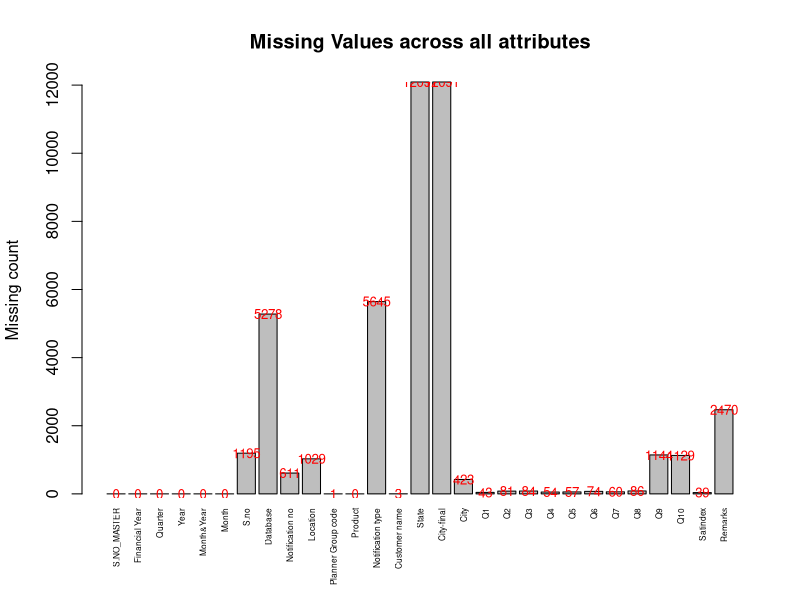
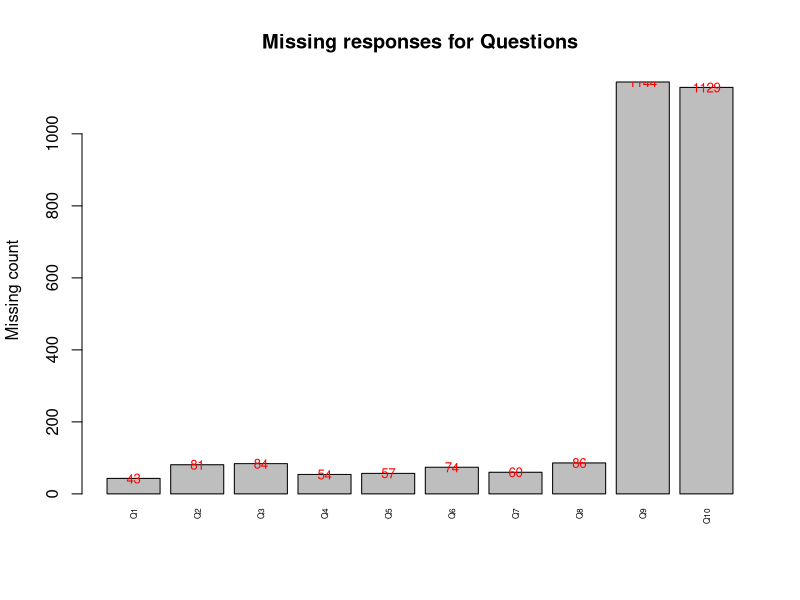
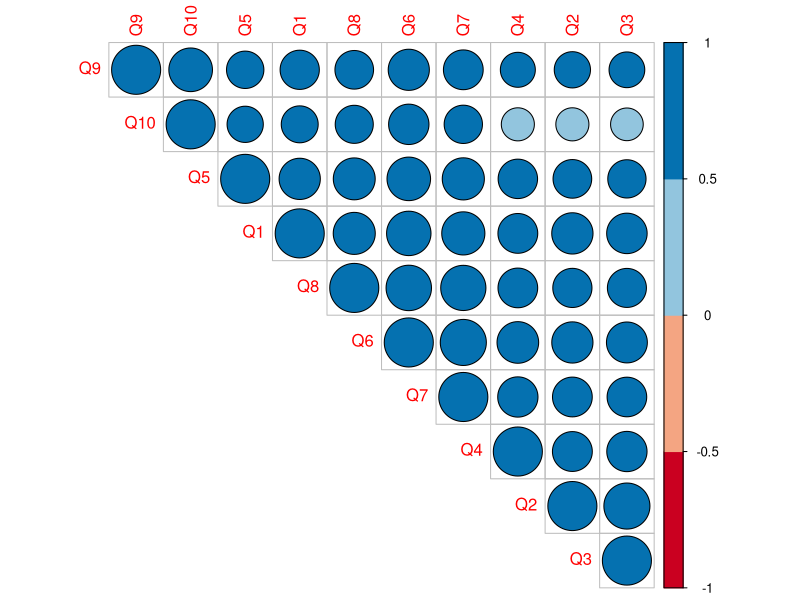

Recreate these plots in R, in order.
### Focus       		: Feature Engineering on Customer Satisfaction dataset           
### CreatedOn   		: 05-sep-2017 
### Author      		: Ravindranadh 
### Location    		: GreatLakes Institute of Managment, Chennai
### ProjectName 		:
### Latest Revision : V 1.0

### data set Reading
require(readxl)
dataset = read_excel('Workingdata.xlsx')
names(dataset)
colnames(dataset) = c(colnames(dataset[,1:17]),'Q1','Q2','Q3','Q4','Q5','Q6','Q7','Q8','Q9','Q10',colnames(dataset[,28]),'Remarks')

### Missing value Analysis
Missing_data_Check <- function(data_set){
  NA_Count = sapply(data_set,function(y) sum(length(which(is.na(y))))) 
  Null_Count = sapply(data_set,function(y) sum(length(which(is.null(y)))))
  Length0_Count = sapply(data_set,function(y) sum(length(which(length(y)==0))))
  Empty_Count = sapply(data_set,function(y) sum(length(which(y==''))))
  Total_NonData = NA_Count+Null_Count+Length0_Count+Empty_Count
  return( Total_NonData )
}

Missing_Values = Missing_data_Check(dataset)
MissingValuesPlot = barplot(Missing_Values,col = 'gray',
                            main ='Missing Values across all attributes',
                            xlab = '',ylab = "Missing count",xaxt = 'n')
text(x = MissingValuesPlot, y = Missing_Values,
     label = Missing_Values,col = "red", cex = 0.8)
axis(1, at=MissingValuesPlot, labels=names(Missing_Values), 
     tick=FALSE, las=2, line=-0.5, cex.axis=0.5)

MissingValuesPlotQ = barplot(Missing_Values[18:27],col = 'gray',
                            main ='Missing responses for Questions',
                            xlab = '',ylab = "Missing count",xaxt = 'n')
text(x = MissingValuesPlotQ, y = Missing_Values[18:27],
     label = Missing_Values[18:27],col = "red", cex = 0.8)
axis(1, at=MissingValuesPlotQ, labels=names(Missing_Values[18:27]), 
     tick=FALSE, las=2, line=-0.5, cex.axis=0.5)

missing_all = subset(dataset, is.na(dataset$Q1) &
                       is.na(dataset$Q2)&
                       is.na(dataset$Q3)&
                       is.na(dataset$Q4)&
                       is.na(dataset$Q5)&
                       is.na(dataset$Q6)&
                       is.na(dataset$Q7)&
                       is.na(dataset$Q8)&
                       is.na(dataset$Q9)&
                       is.na(dataset$Q10))

missing_anyone = subset(dataset, is.na(dataset$Q1) |
                          is.na(dataset$Q2)|
                          is.na(dataset$Q3)|
                          is.na(dataset$Q4)|
                          is.na(dataset$Q5)|
                          is.na(dataset$Q6)|
                          is.na(dataset$Q7)|
                          is.na(dataset$Q8)|
                          is.na(dataset$Q9)|
                          is.na(dataset$Q10))

Qdataset = dataset[,18:27]
for(i in 1:10){
  dataset_name = paste('missing_Q',i%%11,sep='')
  temp = subset(Qdataset, is.na(Qdataset[i%%11])&
                  (!is.na(Qdataset[ifelse((i+1)%%10 == 0, 10 ,(i+1)%%10 )])&
                  !is.na(Qdataset[ifelse((i+2)%%10 == 0, 10 ,(i+2)%%10 )])&
                  !is.na(Qdataset[ifelse((i+3)%%10 == 0, 10 ,(i+3)%%10 )])&
                  !is.na(Qdataset[ifelse((i+4)%%10 == 0, 10 ,(i+4)%%10 )])&
                  !is.na(Qdataset[ifelse((i+5)%%10 == 0, 10 ,(i+5)%%10 )])&
                  !is.na(Qdataset[ifelse((i+6)%%10 == 0, 10 ,(i+6)%%10 )])&
                  !is.na(Qdataset[ifelse((i+7)%%10 == 0, 10 ,(i+7)%%10 )])&
                  !is.na(Qdataset[ifelse((i+8)%%10 == 0, 10 ,(i+8)%%10 )])&
                  !is.na(Qdataset[ifelse((i+9)%%10 == 0, 10 ,(i+9)%%10 )])))
  assign(dataset_name, temp)
}
rm(temp)

# names = c('missing_all','missing_anyone','missing_Q1','missing_Q2','missing_Q3',
#           'missing_Q4','missing_Q5','missing_Q6','missing_Q7','missing_Q8',
#           'missing_Q9','missing_Q10')
# for(i in 1:12){
#   j = nrow(noquote(names[i]))
# }


Qdataset_no_missing=Qdataset[!apply(Qdataset, 1, function(x) any(x=="" | is.na(x))),] 
require(psych)
colnames(Qdataset_no_missing) = c('Q1','Q2','Q3','Q4','Q5','Q6','Q7','Q8','Q9','Q10')
pca = principal(Qdataset_no_missing,nfactors = ncol(Qdataset_no_missing),rotate = 'none')
pca

pca_1 = principal(Qdataset_no_missing, nfactors = 1, rotate = 'none')
pca_1

pca_rotated = principal(Qdataset_no_missing, nfactors = 1, rotate = 'varimax')
pca_rotated

Correlation=cor(Qdataset_no_missing)

require(corrplot)
require(RColorBrewer)

corrplot(Correlation, type="upper",
         method = 'circle' ,order="hclust", add = F,
         col=brewer.pal(n=4, name="RdBu"),  
         outline = T)

